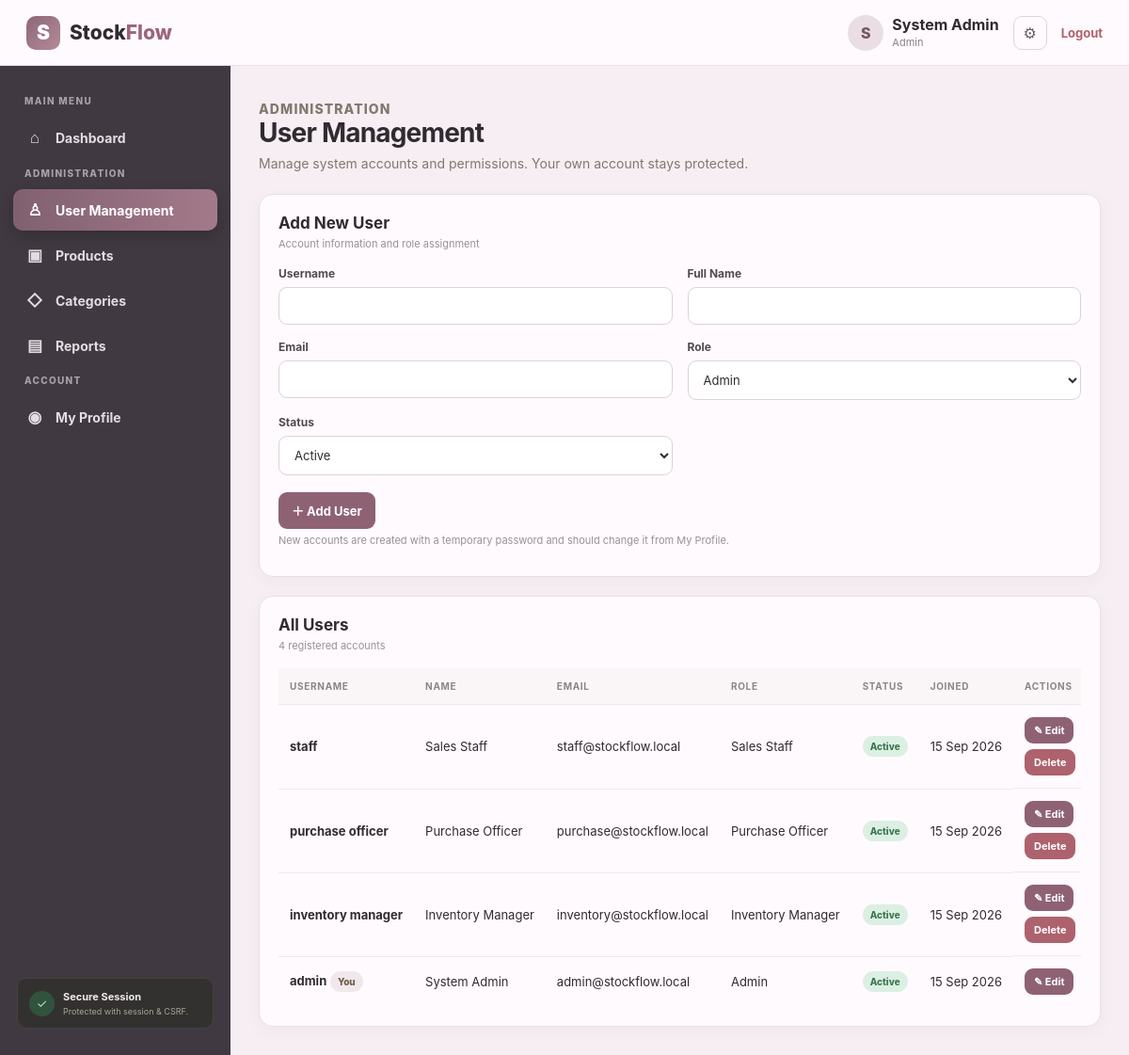
The page /admin/users.php (signed in) on the database its author committed.
### tables this page shows
CREATE TABLE users (
 id INT UNSIGNED AUTO_INCREMENT PRIMARY KEY,
 username VARCHAR(30) NOT NULL UNIQUE,
 name VARCHAR(100) NOT NULL,
 email VARCHAR(150) NOT NULL UNIQUE,
 password VARCHAR(255) NOT NULL,
 role ENUM('Admin','Inventory Manager','Sales Staff','Purchase Officer') NOT NULL,
 status ENUM('Active','Inactive') NOT NULL DEFAULT 'Active',
 created_at TIMESTAMP NOT NULL DEFAULT CURRENT_TIMESTAMP
);

### app/controllers/AdminController.php (called while the page is built, shortened)
<?php
require_once __DIR__ . '/../models/UserModel.php';
class AdminController {
    public function users(): void { $model=new UserModel($this->pdo);$roles=['Admin','Inventory Manager','Sales Staff','Purchase Officer'];$statuses=['Active','Inactive'];$edit=null;
        $users=$model->all();$title='User Management';require __DIR__.'/../views/admin/users.php';
    }
}

### admin/users.php (called while the page is built)
<?php require_once '../includes/auth.php'; require_role('Admin'); require '../config/database.php'; require '../app/controllers/AdminController.php'; (new AdminController($pdo))->users();

### includes/auth.php (called while the page is built, shortened)
<?php
function e($value): string {
    return htmlspecialchars((string)$value, ENT_QUOTES, 'UTF-8');
}
function current_user(): ?array {
    return $_SESSION['user'] ?? null;
}
function project_base_url(): string {
    $script = str_replace('\\', '/', $_SERVER['SCRIPT_NAME'] ?? '/index.php');
    $parts = explode('/', trim($script, '/'));
    array_pop($parts);
    if (!empty($parts) && in_array(end($parts), ['admin', 'profile', 'ajax', 'inventory_manager', 'purchase_officer', 'staff'], true)) {
        array_pop($parts);
    }
    return $parts ? '/' . implode('/', $parts) : '';
}

### app/models/UserModel.php (called while the page is built, shortened)
<?php
class UserModel {
    public function all(): array { return $this->pdo->query('SELECT id,username,name,email,role,status,created_at FROM users ORDER BY id DESC')->fetchAll(); }
}

### app/views/admin/users.php (the view)
<?php require __DIR__.'/../../../includes/header.php'; $base=project_base_url(); ?>
<div class="page-head"><div><p class="eyebrow">Administration</p><h1>User Management</h1><p>Manage system accounts and permissions. Your own account stays protected.</p></div></div>
<section class="panel"><div class="panel-head"><div><h2><?=$edit?'Edit User':'Add New User'?></h2><span class="panel-sub">Account information and role assignment</span></div></div><form method="post" data-validate-form><input type="hidden" name="csrf" value="<?=e(csrf_token())?>"><input type="hidden" name="id" value="<?=e($edit['id']??0)?>"><div class="form-grid"><div class="field"><label>Username</label><input name="username" value="<?=e($edit['username']??'')?>" required minlength="3" maxlength="30" pattern="[A-Za-z0-9_.-]{3,30}"></div><div class="field"><label>Full Name</label><input name="name" value="<?=e($edit['name']??'')?>" required maxlength="100"></div><div class="field"><label>Email</label><input type="email" name="email" value="<?=e($edit['email']??'')?>" required></div><div class="field"><label>Role</label><select name="role" <?=isset($edit['id'])&&$edit['id']===$_SESSION['user']['id']?'disabled':''?>><?php foreach($roles as $r):?><option value="<?=e($r)?>" <?=($edit['role']??'')===$r?'selected':''?>><?=e($r)?></option><?php endforeach;?></select></div><div class="field"><label>Status</label><select name="status" <?=isset($edit['id'])&&$edit['id']===$_SESSION['user']['id']?'disabled':''?>><?php foreach($statuses as $s):?><option value="<?=$s?>" <?=($edit['status']??'Active')===$s?'selected':''?>><?=$s?></option><?php endforeach;?></select></div></div><div class="form-actions"><button class="btn"><?=$edit?'✓ Update User':'＋ Add User'?></button><?php if($edit):?><a class="btn gray" href="users.php">Cancel</a><?php endif;?></div><?php if(!$edit):?><p class="helper">New accounts are created with a temporary password and should change it from My Profile.</p><?php endif;?></form></section><br>
<section class="panel"><div class="panel-head"><div><h2>All Users</h2><span class="panel-sub"><?=count($users)?> registered accounts</span></div></div><div class="table-wrap"><table class="table"><tr><th>Username</th><th>Name</th><th>Email</th><th>Role</th><th>Status</th><th>Joined</th><th>Actions</th></tr><?php foreach($users as $x):?><tr><td><b><?=e($x['username'])?></b><?php if($x['id']==$_SESSION['user']['id']):?> <span class="badge">You</span><?php endif;?></td><td><?=e($x['name'])?></td><td><?=e($x['email'])?></td><td><?=e($x['role'])?></td><td><?=$x['status']==='Active'?'<span class="badge green">Active</span>':'<span class="badge gray">Inactive</span>'?></td><td><?=e(date('d M Y',strtotime($x['created_at'])))?></td><td class="actions"><a class="btn small" href="users.php?edit=<?=$x['id']?>">✎ Edit</a><?php if($x['id']!=$_SESSION['user']['id']):?><form method="post" class="inline-form" onsubmit="return confirmDelete('Delete this user permanently?')"><input type="hidden" name="csrf" value="<?=e(csrf_token())?>"><input type="hidden" name="delete_id" value="<?=$x['id']?>"><button class="btn small danger" type="submit">Delete</button></form><?php endif;?></td></tr><?php endforeach;?></table></div></section>
<?php require __DIR__.'/../../../includes/footer.php'; ?>

### includes/header.php (shortened to what this page needs)
<?php
require_once __DIR__ . '/auth.php';
$u = current_user();
$role = $u['role'] ?? '';
$base = project_base_url();
$scriptName = str_replace('\\', '/', $_SERVER['SCRIPT_NAME'] ?? '');
$current = basename($scriptName);
$isDashboard = $current === 'index.php' && !str_contains($scriptName, '/admin/') && !str_contains($scriptName, '/profile/');
$isProfile = str_contains($scriptName, '/profile/');
?>
<!doctype html>
<html lang="en">
<head>
<link rel="stylesheet" href="<?= e($base) ?>/assets/css/style.css">
</head>
<body>
<div class="app-shell">
<header class="topbar">
    <div class="top-left">
        <a class="brand" href="<?= e($base) ?>/index.php"><span class="brand-mark">S</span><span>Stock<span class="brand-accent">Flow</span></span></a>
    </div>
    <div class="top-actions">
        <div class="user-chip"><span class="avatar"><?= e(strtoupper(substr($u['name'] ?? 'A', 0, 1))) ?></span><span class="user-meta"><b><?= e($u['name'] ?? 'Admin') ?></b><small><?= e($role) ?></small></span></div>
        <a class="icon-link" href="<?= e($base) ?>/profile/index.php" title="My Profile">⚙</a>
        <a class="logout-link" href="<?= e($base) ?>/logout.php">Logout</a>
    </div>
</header>
<div class="layout">
<aside class="sidebar" id="sidebar">
    <div class="sidebar-label">MAIN MENU</div>
    <a class="nav-link <?= $isDashboard ? 'active' : '' ?>" href="<?= e($base) ?>/index.php"><span>⌂</span> Dashboard</a>
    <?php if ($role === 'Admin'): ?>
        <div class="sidebar-label">ADMINISTRATION</div>
        <a class="nav-link <?= $current === 'users.php' ? 'active' : '' ?>" href="<?= e($base) ?>/admin/users.php"><span>♙</span> User Management</a>
        <a class="nav-link <?= $current === 'products.php' ? 'active' : '' ?>" href="<?= e($base) ?>/admin/products.php"><span>▣</span> Products</a>
        <a class="nav-link <?= $current === 'categories.php' ? 'active' : '' ?>" href="<?= e($base) ?>/admin/categories.php"><span>◇</span> Categories</a>
        <a class="nav-link <?= $current === 'reports.php' ? 'active' : '' ?>" href="<?= e($base) ?>/admin/reports.php"><span>▤</span> Reports</a>
    <?php endif; ?>
    <div class="sidebar-label">ACCOUNT</div>
    <a class="nav-link <?= $isProfile ? 'active' : '' ?>" href="<?= e($base) ?>/profile/index.php"><span>◉</span> My Profile</a>
    <div class="sidebar-bottom"><div class="secure-box"><span>✓</span><div><b>Secure Session</b><small>Protected with session & CSRF.</small></div></div></div>
</aside>
<main class="main-content">

### rows shown on the page
users: name "S", name "System Admin", role "Admin", username "admin", shows "You", email "admin@stockflow.local", status "Active", created_at "15 Sep 2026"
users: username "staff", name "Sales Staff", email "staff@stockflow.local", role "Sales Staff", status "Active", created_at "15 Sep 2026"
users: username "purchase officer", name "Purchase Officer", email "purchase@stockflow.local", role "Purchase Officer", status "Active", created_at "15 Sep 2026"
users: username "inventory manager", name "Inventory Manager", email "inventory@stockflow.local", role "Inventory Manager", status "Active", created_at "15 Sep 2026"

### other values the page prints
count($users) "4"
form field role "Admin"
form field status "Active"
